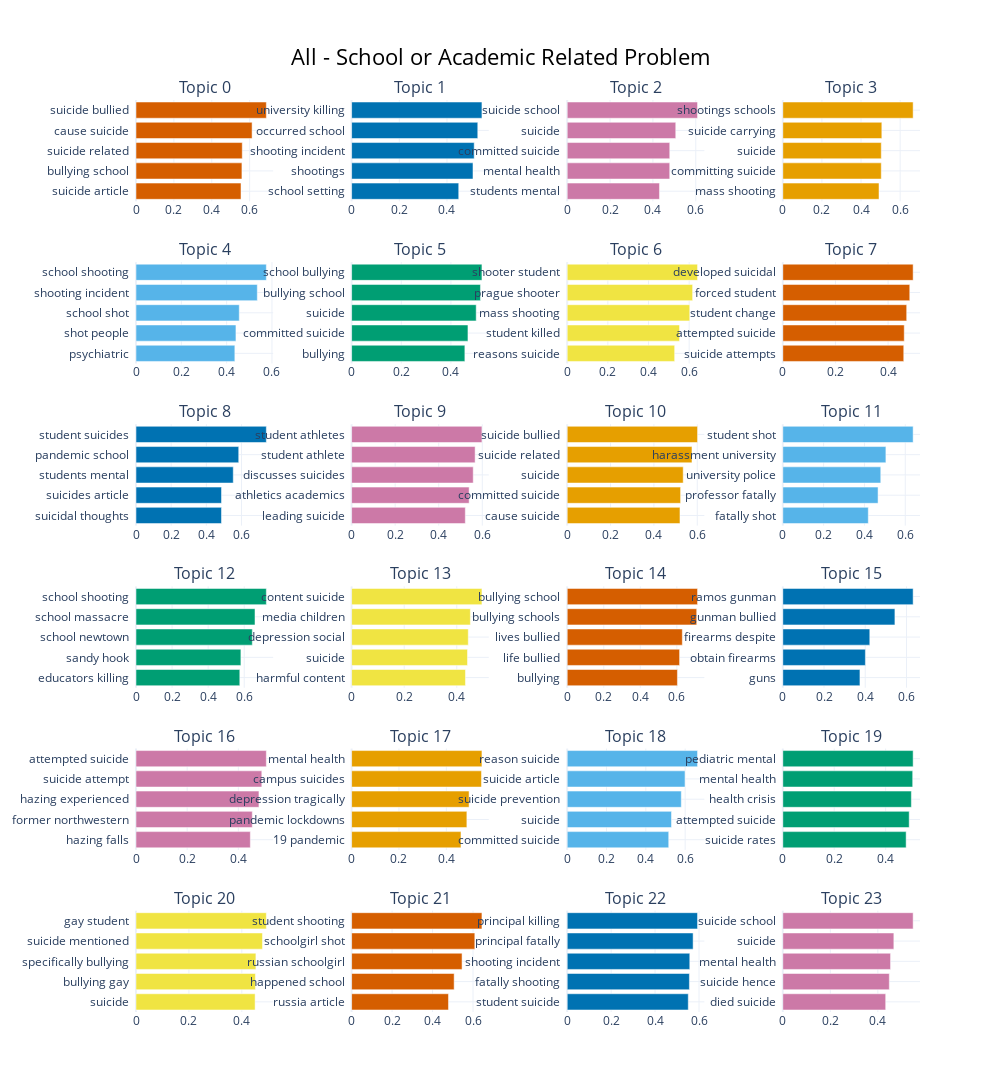

Notebook code cell kept with this figure:
### Code cell
#for siz in range(6, 7):

#def func(topicsize, topicnum):
model = BERTopic(top_n_words = 10,
                    n_gram_range = (1,2),
                    language="english",
                    min_topic_size=6,
                    nr_topics=25,
                    calculate_probabilities = True,
                    embedding_model = PRETRAINED_SENTENCE_MODEL,
                    representation_model=representation_model,
                    vectorizer_model=vectorizer_model)

topics, probs = model.fit_transform(comments_all, embeddings)

cleaned_docs = model._preprocess_text(comments_all)
vectorizer = model.vectorizer_model
analyzer = vectorizer.build_analyzer()
tokens = [analyzer(doc) for doc in cleaned_docs]
dictionary = corpora.Dictionary(tokens)
corpus = [dictionary.doc2bow(token) for token in tokens]
topicsForCS = model.get_topics()
topicsForCS.pop(-1, None)
topic_words = [[word for word, _ in model.get_topic(topic) if word != ''] for topic in topicsForCS]
#topic_words = [[words for words, _ in model.get_topic(topic)] for topic in range(len(set(topicsForCS))-1)]
final_topic_words = []
for i in topic_words:
    if len(i) > 0:
        final_topic_words.append(i)

# Evaluate
coherence_model = CoherenceModel(topics=final_topic_words, 
                    texts=tokens, 
                    corpus=corpus,
                    dictionary=dictionary, 
                    coherence='c_v')
coherencev = coherence_model.get_coherence()

coherence_model = CoherenceModel(topics=final_topic_words, 
                    texts=tokens, 
                    corpus=corpus,
                    dictionary=dictionary, 
                    coherence='c_npmi')
coherence = coherence_model.get_coherence()
# Calculate embeddings for your documents  
embedding1 = model._extract_embeddings(comments_all)  
# Calculate Silhouette score  
score = silhouette_score(embedding1, topics)  
print(" CV score: ",coherencev)
print(" C NPMI score: ",coherence)
print(" Silhouette score: ",score)
print(" Number of topics: ",len(set(topics))-1)
#return (coherencev, coherence, score, len(set(topics))-1)


# a1 = []
# a2 =[]
# a3 =[]
# a4 = []

# for a in range(len(topicsizes)):
#     for b in range(len(topic_num)):
#         coherencev, coherence, score, lentopics = func(topicsizes[a], topic_num[b])
#         a1.append(coherencev)
#         a2.append(coherence)
#         a3.append(score)
#         a4.append(lentopics)

tit = "All - " + fix
fig = model.visualize_barchart(top_n_topics=100, title = tit)
fig

### Figure 1 — Plotly figure (JSON) as saved in the notebook; plotly's stock layout.template omitted (floating-point values rounded to 4 significant figures)
{"data": [{"marker": {"color": "#D55E00"}, "orientation": "h", "type": "bar", "x": [0.5545, 0.5593, 0.561, 0.613, 0.6882], "xaxis": "x", "y": ["suicide article  ", "bullying school  ", "suicide related  ", "cause suicide  ", "suicide bullied  "], "yaxis": "y"}, {"marker": {"color": "#0072B2"}, "orientation": "h", "type": "bar", "x": [0.4493, 0.509, 0.5141, 0.5291, 0.5466], "xaxis": "x2", "y": ["school setting  ", "shootings  ", "shooting incident  ", "occurred school  ", "university killing  "], "yaxis": "y2"}, {"marker": {"color": "#CC79A7"}, "orientation": "h", "type": "bar", "x": [0.4305, 0.4784, 0.4785, 0.5065, 0.6081], "xaxis": "x3", "y": ["students mental  ", "mental health  ", "committed suicide  ", "suicide  ", "suicide school  "], "yaxis": "y3"}, {"marker": {"color": "#E69F00"}, "orientation": "h", "type": "bar", "x": [0.4919, 0.5035, 0.5036, 0.5064, 0.6664], "xaxis": "x4", "y": ["mass shooting  ", "committing suicide  ", "suicide  ", "suicide carrying  ", "shootings schools  "], "yaxis": "y4"}, {"marker": {"color": "#56B4E9"}, "orientation": "h", "type": "bar", "x": [0.4362, 0.4411, 0.4557, 0.5354, 0.5752], "xaxis": "x5", "y": ["psychiatric  ", "shot people  ", "school shot  ", "shooting incident  ", "school shooting  "], "yaxis": "y5"}, {"marker": {"color": "#009E73"}, "orientation": "h", "type": "bar", "x": [0.4561, 0.4686, 0.5018, 0.5189, 0.5249], "xaxis": "x6", "y": ["bullying  ", "committed suicide  ", "suicide  ", "bullying school  ", "school bullying  "], "yaxis": "y6"}, {"marker": {"color": "#F0E442"}, "orientation": "h", "type": "bar", "x": [0.5287, 0.5528, 0.6029, 0.6171, 0.6412], "xaxis": "x7", "y": ["reasons suicide  ", "student killed  ", "mass shooting  ", "prague shooter  ", "shooter student  "], "yaxis": "y7"}, {"marker": {"color": "#D55E00"}, "orientation": "h", "type": "bar", "x": [0.4596, 0.4614, 0.4707, 0.4824, 0.4952], "xaxis": "x8", "y": ["suicide attempts  ", "attempted suicide  ", "student change  ", "forced student  ", "developed suicidal  "], "yaxis": "y8"}, {"marker": {"color": "#0072B2"}, "orientation": "h", "type": "bar", "x": [0.486, 0.4863, 0.553, 0.5841, 0.7412], "xaxis": "x9", "y": ["suicidal thoughts  ", "suicides article  ", "students mental  ", "pandemic school  ", "student suicides  "], "yaxis": "y9"}, {"marker": {"color": "#CC79A7"}, "orientation": "h", "type": "bar", "x": [0.5221, 0.5397, 0.5585, 0.5672, 0.5985], "xaxis": "x10", "y": ["leading suicide  ", "athletics academics  ", "discusses suicides  ", "student athlete  ", "student athletes  "], "yaxis": "y10"}, {"marker": {"color": "#E69F00"}, "orientation": "h", "type": "bar", "x": [0.5202, 0.5231, 0.5352, 0.5756, 0.6013], "xaxis": "x11", "y": ["cause suicide  ", "committed suicide  ", "suicide  ", "suicide related  ", "suicide bullied  "], "yaxis": "y11"}, {"marker": {"color": "#56B4E9"}, "orientation": "h", "type": "bar", "x": [0.4189, 0.4667, 0.48, 0.5052, 0.6386], "xaxis": "x12", "y": ["fatally shot  ", "professor fatally  ", "university police  ", "harassment university  ", "student shot  "], "yaxis": "y12"}, {"marker": {"color": "#009E73"}, "orientation": "h", "type": "bar", "x": [0.5754, 0.5814, 0.6447, 0.6596, 0.7225], "xaxis": "x13", "y": ["educators killing  ", "sandy hook  ", "school newtown  ", "school massacre  ", "school shooting  "], "yaxis": "y13"}, {"marker": {"color": "#F0E442"}, "orientation": "h", "type": "bar", "x": [0.433, 0.4407, 0.4437, 0.4516, 0.4957], "xaxis": "x14", "y": ["harmful content  ", "suicide  ", "depression social  ", "media children  ", "content suicide  "], "yaxis": "y14"}, {"marker": {"color": "#D55E00"}, "orientation": "h", "type": "bar", "x": [0.603, 0.6148, 0.6298, 0.7086, 0.7131], "xaxis": "x15", "y": ["bullying  ", "life bullied  ", "lives bullied  ", "bullying schools  ", "bullying school  "], "yaxis": "y15"}, {"marker": {"color": "#0072B2"}, "orientation": "h", "type": "bar", "x": [0.3743, 0.4008, 0.4221, 0.544, 0.6324], "xaxis": "x16", "y": ["guns  ", "obtain firearms  ", "firearms despite  ", "gunman bullied  ", "ramos gunman  "], "yaxis": "y16"}, {"marker": {"color": "#CC79A7"}, "orientation": "h", "type": "bar", "x": [0.4469, 0.4545, 0.4805, 0.4917, 0.5095], "xaxis": "x17", "y": ["hazing falls  ", "former northwestern  ", "hazing experienced  ", "suicide attempt  ", "attempted suicide  "], "yaxis": "y17"}, {"marker": {"color": "#E69F00"}, "orientation": "h", "type": "bar", "x": [0.4618, 0.4867, 0.496, 0.5484, 0.5503], "xaxis": "x18", "y": ["19 pandemic  ", "pandemic lockdowns  ", "depression tragically  ", "campus suicides  ", "mental health  "], "yaxis": "y18"}, {"marker": {"color": "#56B4E9"}, "orientation": "h", "type": "bar", "x": [0.5165, 0.5305, 0.5805, 0.5994, 0.6631], "xaxis": "x19", "y": ["committed suicide  ", "suicide  ", "suicide prevention  ", "suicide article  ", "reason suicide  "], "yaxis": "y19"}, {"marker": {"color": "#009E73"}, "orientation": "h", "type": "bar", "x": [0.4798, 0.4916, 0.5002, 0.5053, 0.507], "xaxis": "x20", "y": ["suicide rates  ", "attempted suicide  ", "health crisis  ", "mental health  ", "pediatric mental  "], "yaxis": "y20"}, {"marker": {"color": "#F0E442"}, "orientation": "h", "type": "bar", "x": [0.4502, 0.4513, 0.4531, 0.4779, 0.4926], "xaxis": "x21", "y": ["suicide  ", "bullying gay  ", "specifically bullying  ", "suicide mentioned  ", "gay student  "], "yaxis": "y21"}, {"marker": {"color": "#D55E00"}, "orientation": "h", "type": "bar", "x": [0.4787, 0.5068, 0.5458, 0.6089, 0.6441], "xaxis": "x22", "y": ["russia article  ", "happened school  ", "russian schoolgirl  ", "schoolgirl shot  ", "student shooting  "], "yaxis": "y22"}, {"marker": {"color": "#0072B2"}, "orientation": "h", "type": "bar", "x": [0.5512, 0.5563, 0.558, 0.5732, 0.5934], "xaxis": "x23", "y": ["student suicide  ", "fatally shooting  ", "shooting incident  ", "principal fatally  ", "principal killing  "], "yaxis": "y23"}, {"marker": {"color": "#CC79A7"}, "orientation": "h", "type": "bar", "x": [0.4329, 0.4482, 0.4534, 0.4673, 0.5484], "xaxis": "x24", "y": ["died suicide  ", "suicide hence  ", "mental health  ", "suicide  ", "suicide school  "], "yaxis": "y24"}], "layout": {"annotations": [{"font": {"size": 16}, "showarrow": false, "text": "Topic 0", "x": 0.0875, "xanchor": "center", "xref": "paper", "y": 1, "yanchor": "bottom", "yref": "paper"}, {"font": {"size": 16}, "showarrow": false, "text": "Topic 1", "x": 0.3625, "xanchor": "center", "xref": "paper", "y": 1, "yanchor": "bottom", "yref": "paper"}, {"font": {"size": 16}, "showarrow": false, "text": "Topic 2", "x": 0.6375, "xanchor": "center", "xref": "paper", "y": 1, "yanchor": "bottom", "yref": "paper"}, {"font": {"size": 16}, "showarrow": false, "text": "Topic 3", "x": 0.9125, "xanchor": "center", "xref": "paper", "y": 1, "yanchor": "bottom", "yref": "paper"}, {"font": {"size": 16}, "showarrow": false, "text": "Topic 4", "x": 0.0875, "xanchor": "center", "xref": "paper", "y": 0.8222, "yanchor": "bottom", "yref": "paper"}, {"font": {"size": 16}, "showarrow": false, "text": "Topic 5", "x": 0.3625, "xanchor": "center", "xref": "paper", "y": 0.8222, "yanchor": "bottom", "yref": "paper"}, {"font": {"size": 16}, "showarrow": false, "text": "Topic 6", "x": 0.6375, "xanchor": "center", "xref": "paper", "y": 0.8222, "yanchor": "bottom", "yref": "paper"}, {"font": {"size": 16}, "showarrow": false, "text": "Topic 7", "x": 0.9125, "xanchor": "center", "xref": "paper", "y": 0.8222, "yanchor": "bottom", "yref": "paper"}, {"font": {"size": 16}, "showarrow": false, "text": "Topic 8", "x": 0.0875, "xanchor": "center", "xref": "paper", "y": 0.6444, "yanchor": "bottom", "yref": "paper"}, {"font": {"size": 16}, "showarrow": false, "text": "Topic 9", "x": 0.3625, "xanchor": "center", "xref": "paper", "y": 0.6444, "yanchor": "bottom", "yref": "paper"}, {"font": {"size": 16}, "showarrow": false, "text": "Topic 10", "x": 0.6375, "xanchor": "center", "xref": "paper", "y": 0.6444, "yanchor": "bottom", "yref": "paper"}, {"font": {"size": 16}, "showarrow": false, "text": "Topic 11", "x": 0.9125, "xanchor": "center", "xref": "paper", "y": 0.6444, "yanchor": "bottom", "yref": "paper"}, {"font": {"size": 16}, "showarrow": false, "text": "Topic 12", "x": 0.0875, "xanchor": "center", "xref": "paper", "y": 0.4667, "yanchor": "bottom", "yref": "paper"}, {"font": {"size": 16}, "showarrow": false, "text": "Topic 13", "x": 0.3625, "xanchor": "center", "xref": "paper", "y": 0.4667, "yanchor": "bottom", "yref": "paper"}, {"font": {"size": 16}, "showarrow": false, "text": "Topic 14", "x": 0.6375, "xanchor": "center", "xref": "paper", "y": 0.4667, "yanchor": "bottom", "yref": "paper"}, {"font": {"size": 16}, "showarrow": false, "text": "Topic 15", "x": 0.9125, "xanchor": "center", "xref": "paper", "y": 0.4667, "yanchor": "bottom", "yref": "paper"}, {"font": {"size": 16}, "showarrow": false, "text": "Topic 16", "x": 0.0875, "xanchor": "center", "xref": "paper", "y": 0.2889, "yanchor": "bottom", "yref": "paper"}, {"font": {"size": 16}, "showarrow": false, "text": "Topic 17", "x": 0.3625, "xanchor": "center", "xref": "paper", "y": 0.2889, "yanchor": "bottom", "yref": "paper"}, {"font": {"size": 16}, "showarrow": false, "text": "Topic 18", "x": 0.6375, "xanchor": "center", "xref": "paper", "y": 0.2889, "yanchor": "bottom", "yref": "paper"}, {"font": {"size": 16}, "showarrow": false, "text": "Topic 19", "x": 0.9125, "xanchor": "center", "xref": "paper", "y": 0.2889, "yanchor": "bottom", "yref": "paper"}, {"font": {"size": 16}, "showarrow": false, "text": "Topic 20", "x": 0.0875, "xanchor": "center", "xref": "paper", "y": 0.1111, "yanchor": "bottom", "yref": "paper"}, {"font": {"size": 16}, "showarrow": false, "text": "Topic 21", "x": 0.3625, "xanchor": "center", "xref": "paper", "y": 0.1111, "yanchor": "bottom", "yref": "paper"}, {"font": {"size": 16}, "showarrow": false, "text": "Topic 22", "x": 0.6375, "xanchor": "center", "xref": "paper", "y": 0.1111, "yanchor": "bottom", "yref": "paper"}, {"font": {"size": 16}, "showarrow": false, "text": "Topic 23", "x": 0.9125, "xanchor": "center", "xref": "paper", "y": 0.1111, "yanchor": "bottom", "yref": "paper"}], "height": 1500, "hoverlabel": {"bgcolor": "white", "font": {"family": "Rockwell", "size": 16}}, "showlegend": false, "title": {"font": {"color": "Black", "size": 22}, "text": "All - School or Academic Related Problem", "x": 0.5, "xanchor": "center", "yanchor": "top"}, "width": 1000, "xaxis": {"anchor": "y", "domain": [0, 0.175], "showgrid": true}, "xaxis10": {"anchor": "y10", "domain": [0.275, 0.45], "showgrid": true}, "xaxis11": {"anchor": "y11", "domain": [0.55, 0.725], "showgrid": true}, "xaxis12": {"anchor": "y12", "domain": [0.825, 1], "showgrid": true}, "xaxis13": {"anchor": "y13", "domain": [0, 0.175], "showgrid": true}, "xaxis14": {"anchor": "y14", "domain": [0.275, 0.45], "showgrid": true}, "xaxis15": {"anchor": "y15", "domain": [0.55, 0.725], "showgrid": true}, "xaxis16": {"anchor": "y16", "domain": [0.825, 1], "showgrid": true}, "xaxis17": {"anchor": "y17", "domain": [0, 0.175], "showgrid": true}, "xaxis18": {"anchor": "y18", "domain": [0.275, 0.45], "showgrid": true}, "xaxis19": {"anchor": "y19", "domain": [0.55, 0.725], "showgrid": true}, "xaxis2": {"anchor": "y2", "domain": [0.275, 0.45], "showgrid": true}, "xaxis20": {"anchor": "y20", "domain": [0.825, 1], "showgrid": true}, "xaxis21": {"anchor": "y21", "domain": [0, 0.175], "showgrid": true}, "xaxis22": {"anchor": "y22", "domain": [0.275, 0.45], "showgrid": true}, "xaxis23": {"anchor": "y23", "domain": [0.55, 0.725], "showgrid": true}, "xaxis24": {"anchor": "y24", "domain": [0.825, 1], "showgrid": true}, "xaxis3": {"anchor": "y3", "domain": [0.55, 0.725], "showgrid": true}, "xaxis4": {"anchor": "y4", "domain": [0.825, 1], "showgrid": true}, "xaxis5": {"anchor": "y5", "domain": [0, 0.175], "showgrid": true}, "xaxis6": {"anchor": "y6", "domain": [0.275, 0.45], "showgrid": true}, "xaxis7": {"anchor": "y7", "domain": [0.55, 0.725], "showgrid": true}, "xaxis8": {"anchor": "y8", "domain": [0.825, 1], "showgrid": true}, "xaxis9": {"anchor": "y9", "domain": [0, 0.175], "showgrid": true}, "yaxis": {"anchor": "x", "domain": [0.8889, 1], "showgrid": true}, "yaxis10": {"anchor": "x10", "domain": [0.5333, 0.6444], "showgrid": true}, "yaxis11": {"anchor": "x11", "domain": [0.5333, 0.6444], "showgrid": true}, "yaxis12": {"anchor": "x12", "domain": [0.5333, 0.6444], "showgrid": true}, "yaxis13": {"anchor": "x13", "domain": [0.3556, 0.4667], "showgrid": true}, "yaxis14": {"anchor": "x14", "domain": [0.3556, 0.4667], "showgrid": true}, "yaxis15": {"anchor": "x15", "domain": [0.3556, 0.4667], "showgrid": true}, "yaxis16": {"anchor": "x16", "domain": [0.3556, 0.4667], "showgrid": true}, "yaxis17": {"anchor": "x17", "domain": [0.1778, 0.2889], "showgrid": true}, "yaxis18": {"anchor": "x18", "domain": [0.1778, 0.2889], "showgrid": true}, "yaxis19": {"anchor": "x19", "domain": [0.1778, 0.2889], "showgrid": true}, "yaxis2": {"anchor": "x2", "domain": [0.8889, 1], "showgrid": true}, "yaxis20": {"anchor": "x20", "domain": [0.1778, 0.2889], "showgrid": true}, "yaxis21": {"anchor": "x21", "domain": [0, 0.1111], "showgrid": true}, "yaxis22": {"anchor": "x22", "domain": [0, 0.1111], "showgrid": true}, "yaxis23": {"anchor": "x23", "domain": [0, 0.1111], "showgrid": true}, "yaxis24": {"anchor": "x24", "domain": [0, 0.1111], "showgrid": true}, "yaxis3": {"anchor": "x3", "domain": [0.8889, 1], "showgrid": true}, "yaxis4": {"anchor": "x4", "domain": [0.8889, 1], "showgrid": true}, "yaxis5": {"anchor": "x5", "domain": [0.7111, 0.8222], "showgrid": true}, "yaxis6": {"anchor": "x6", "domain": [0.7111, 0.8222], "showgrid": true}, "yaxis7": {"anchor": "x7", "domain": [0.7111, 0.8222], "showgrid": true}, "yaxis8": {"anchor": "x8", "domain": [0.7111, 0.8222], "showgrid": true}, "yaxis9": {"anchor": "x9", "domain": [0.5333, 0.6444], "showgrid": true}}}
